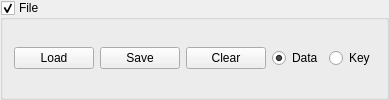
           <widget class="QGroupBox" name="MF_fileGroupBox">
            <property name="title">
             <string>File</string>
            </property>
            <property name="checkable">
             <bool>true</bool>
            </property>
            <layout class="QHBoxLayout" name="horizontalLayout_8">
             <property name="topMargin">
              <number>5</number>
             </property>
             <property name="bottomMargin">
              <number>5</number>
             </property>
             <item>
              <widget class="QPushButton" name="MF_File_loadButton">
               <property name="minimumSize">
                <size>
                 <width>40</width>
                 <height>0</height>
                </size>
               </property>
               <property name="text">
                <string>Load</string>
               </property>
              </widget>
             </item>
             <item>
              <widget class="QPushButton" name="MF_File_saveButton">
               <property name="minimumSize">
                <size>
                 <width>40</width>
                 <height>0</height>
                </size>
               </property>
               <property name="text">
                <string>Save</string>
               </property>
              </widget>
             </item>
             <item>
              <widget class="QPushButton" name="MF_File_clearButton">
               <property name="minimumSize">
                <size>
                 <width>40</width>
                 <height>0</height>
                </size>
               </property>
               <property name="text">
                <string>Clear</string>
               </property>
              </widget>
             </item>
             <item>
              <widget class="QRadioButton" name="MF_File_dataBox">
               <property name="text">
                <string>Data</string>
               </property>
               <property name="checked">
                <bool>true</bool>
               </property>
              </widget>
             </item>
             <item>
              <widget class="QRadioButton" name="MF_File_keyBox">
               <property name="text">
                <string>Key</string>
               </property>
              </widget>
             </item>
            </layout>
           </widget>
